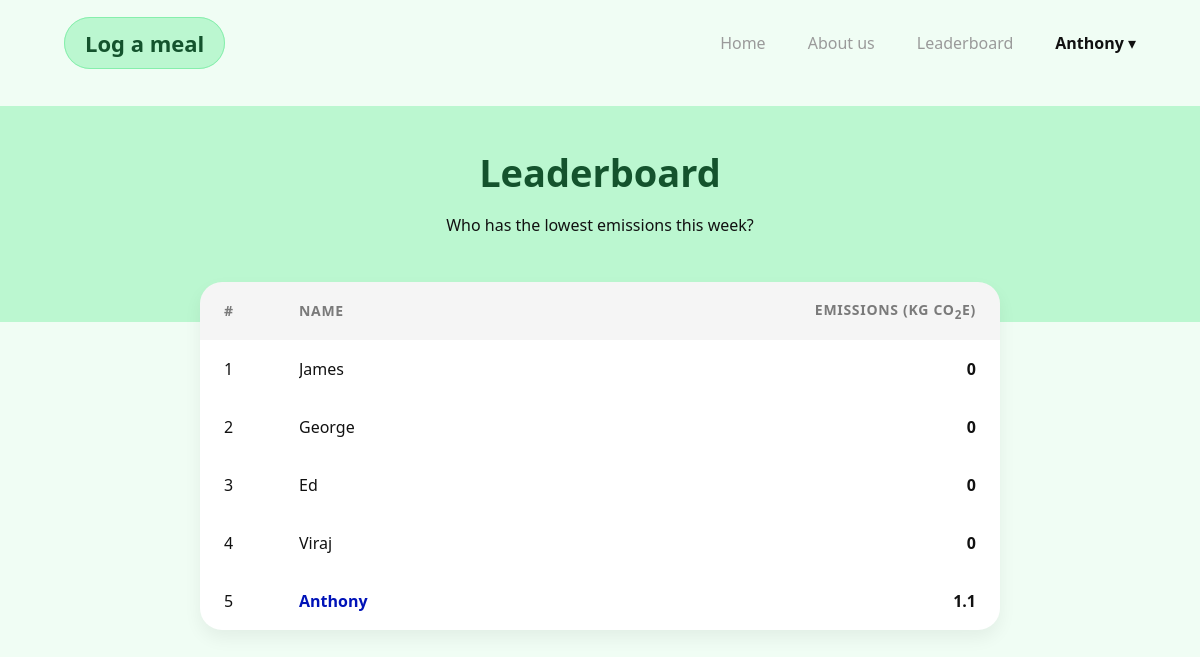
The app's page /leaderboard (signed in), older data.
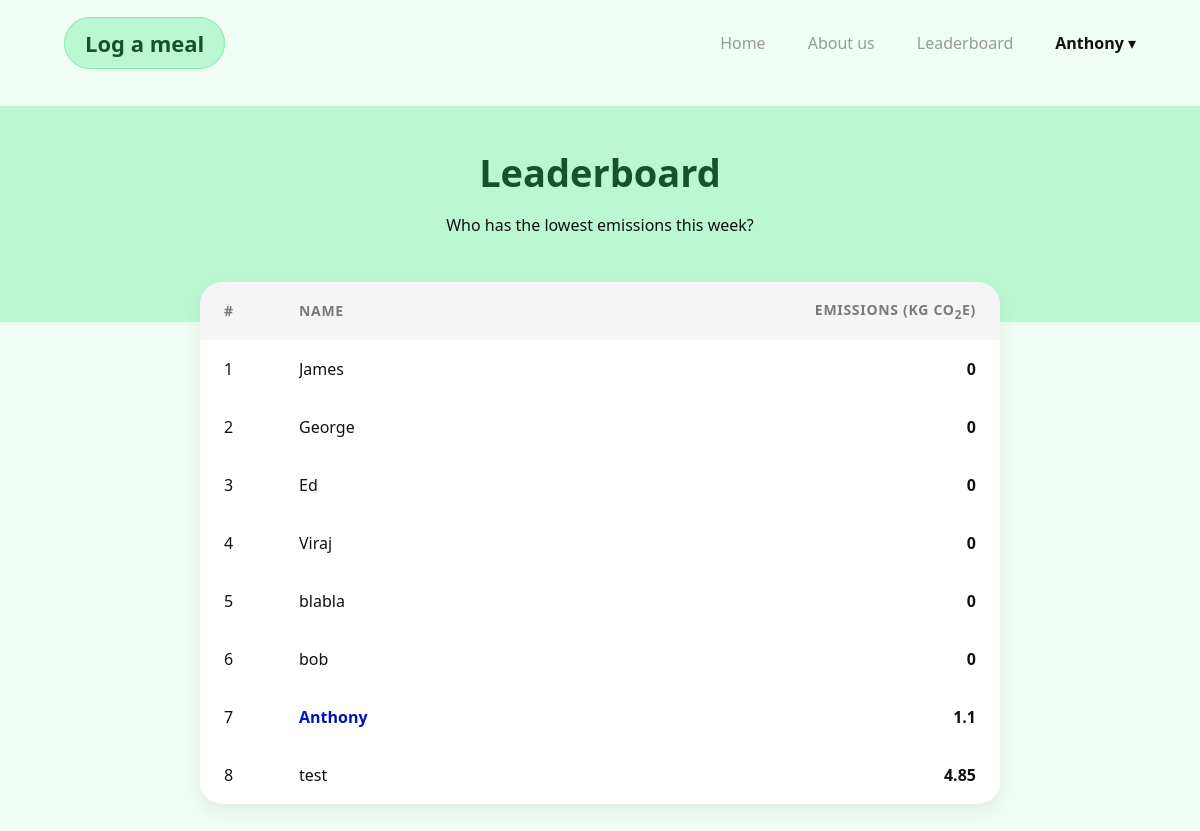
The same page, newer data.
### app/models.py (models this page shows, shortened)
class User(db.Model, UserMixin):
    __tablename__ = 'users'
    id: so.Mapped[int] = so.mapped_column(primary_key=True)
    username: so.Mapped[str] = so.mapped_column(sa.String(63), index=True, unique=True)
    email: so.Mapped[str] = so.mapped_column(sa.String(119), index=True, unique=True)
    password_hash: so.Mapped[Optional[str]] = so.mapped_column(sa.String(255))
    weekly_score: so.Mapped[int] = so.mapped_column(sa.Integer, index=True, default=0)
    meals: so.Mapped[list['Meal']] = so.relationship(back_populates='user')

### app/routes.py (the view)
@app.route("/leaderboard")
@login_required
def leaderboard():
    seven_days_ago = datetime.now().date() - timedelta(days=7)
    all_users = User.query.all()
    leaderboard_list = []
    for user in all_users:
        rolling_total = sum(m.total_emissions for m in user.meals if m.date_added >= seven_days_ago)
        leaderboard_list.append((user.username, rolling_total))
    leaderboard_list.sort(key=lambda x: x[1])
    return render_template('LeaderboardPage.html', usernames=leaderboard_list)

### app/models.py (called while the page is built)
@login.user_loader
def load_user(id):
    return db.session.get(User, int(id))

### app/templates/LeaderboardPage.html (shortened to what this page needs)
{% extends "base.html" %}
{% block styles %}
<link rel="stylesheet" href="{{ url_for('static', filename='css/page_style.css') }}">
{% endblock %}
{% block content %}
<div class="dash">
    <div class="dash-hero">
        <h1 class="dash-title">Leaderboard</h1>
        <p class="dash-subtitle">Who has the lowest emissions this week?</p>
    </div>
    <div class="leaderboard">
        <div class="leaderboard-head">
            <div>#</div>
            <div>Name</div>
            <div>Emissions (kg CO<sub>2</sub>e)</div>
        </div>
        {% for username, score in usernames %}
        <div class="leaderboard-row">
            <div>{{ loop.index }}</div>
            <div class="{% if username == current_user.username %}current-user-highlight{% endif %}">
                {{ username }}
            </div>
            <div>{{ score|round(2) }}</div>
        </div>
        {% endfor %}
    </div>
</div>
{% endblock %}

### app/templates/base.html (shortened to what this page needs)
<!DOCTYPE html>
<html lang="en">
<head>
    <link rel="stylesheet" href="{{ url_for('static', filename='css/style.css') }}">
    {% block styles %}{% endblock %}
</head>
<body>
<header class="nav">
    <div class="nav-inner">
        <div class="nav-brand">
            {% if current_user.is_authenticated %}
            <a href="{{ url_for('log_meal') }}">Log a meal</a>
            {% else %}
            <a href="#" class="nav-link--disabled">Log a meal</a>
            {% endif %}
        </div>
        <nav class="nav-links">
            <a href="{{ url_for('index') }}">Home</a>
            <a href="{{ url_for('about') }}">About us</a>
            {% if current_user.is_authenticated %}
            <a href="{{ url_for('leaderboard') }}">Leaderboard</a>
            <div class="nav-user-dropdown">
                <button class="dropdown-trigger">
                    <strong>{{ current_user.username }}</strong> ▾
                </button>
            </div>
            {% else %}
            <a href="{{ url_for('login') }}">Login</a>
            <a href="{{ url_for('signup') }}" class="nav-cta">Sign Up</a>
            {% endif %}
        </nav>
    </div>
</header>
{% block content %}
{% endblock %}
</body>
</html>

### app/static/css/style.css (style rules this page uses)
*, *::before, *::after { box-sizing: border-box; }
:root { --bg-main: #ffffff; --bg-page: #eef1f1; --lavender: #cfd5ff; --blue-primary: #0b3dff; --blue-dark: #0013b8; --text-main: #111111; --text-muted: #7a7a7a; --text-nav: #9a9a9a; --card-bg: #ffffff; --shadow-sm: 0 8px 18px rgba(0, 0, 0, 0.06); --container-max: 1120px; --text-danger: #b30000; --bg-danger: #ffdbdb; --text-success: #166534; --bg-success: #dcfce7; }
body { margin: 0; font-family: system-ui, -apple-system, sans-serif; background: var(--bg-main); color: var(--text-main); }
.nav-inner { max-width: var(--container-max); margin: 0 auto; padding: 22px 24px; display: flex; align-items: center; justify-content: space-between; }
.nav-brand a { text-decoration: none; color: #14532d; font-weight: 700; font-size: 22px; padding: 10px 20px; border-radius: 999px; background: #bbf7d0; border: 1px solid #86efac; transition: all 0.2s ease; }
.nav-links { list-style: none; display: flex; align-items: center; gap: 42px; }
.nav-links a { text-decoration: none; color: var(--text-nav); font-weight: 500; }
.nav-user-dropdown { position: relative; display: inline-block; }
.dropdown-trigger { background: none; border: none; color: var(--text-main); font-size: 16px; cursor: pointer; padding: 10px 0; font-family: inherit; }
.nav-user-dropdown::after { content: ""; position: absolute; top: 100%; left: 0; width: 100%; height: 15px; }

### app/static/css/page_style.css (style rules this page uses)
body { background: #f0fdf4; }
.dash-hero { background: #bbf7d0; padding: 40px 20px 70px; text-align: center; }
.dash-title { margin: 0; font-size: 38px; font-weight: 800; color: #14532d; }
.leaderboard { max-width: 800px; margin: -40px auto 40px; background: #ffffff; border-radius: 22px; box-shadow: var(--shadow-sm); overflow: hidden; position: relative; z-index: 10; }
.leaderboard-head, .leaderboard-row { display: grid; grid-template-columns: 60px 1fr 180px; padding: 18px 24px; align-items: center; gap: 15px; }
.leaderboard-head { font-weight: 800; font-size: 14px; background: #ecfdf5; color: var(--text-muted); text-transform: uppercase; letter-spacing: 0.05em; }
.current-user-highlight { font-weight: 800; color: #166534; }
.leaderboard-row div:last-child, .leaderboard-head div:last-child { text-align: right; font-weight: 700; min-width: 150px; }
.leaderboard { max-width: 800px; margin: -40px auto 40px; background: var(--card-bg); border-radius: 22px; box-shadow: var(--shadow-sm); overflow: hidden; position: relative; z-index: 10; }
.leaderboard-head { font-weight: 800; font-size: 14px; background: rgba(0, 0, 0, 0.04); color: var(--text-muted); text-transform: uppercase; letter-spacing: 0.05em; }
.leaderboard-row div { white-space: nowrap; overflow: hidden; text-overflow: ellipsis; }
.current-user-highlight { font-weight: 800; color: var(--blue-dark); }

Row changes from the older to the newer data that the page shows:
added User: username "blabla", weekly_score "0"
added User: username "bob", weekly_score "0"
added User: username "test", weekly_score "4.85"
